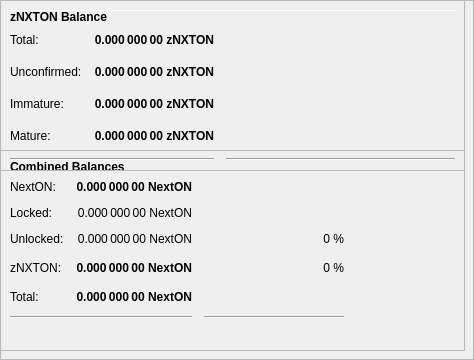
        <widget class="QFrame" name="frameObfuscation">
         <property name="minimumSize">
          <size>
           <width>0</width>
           <height>350</height>
          </size>
         </property>
         <property name="layoutDirection">
          <enum>Qt::LeftToRight</enum>
         </property>
         <property name="frameShape">
          <enum>QFrame::StyledPanel</enum>
         </property>
         <property name="frameShadow">
          <enum>QFrame::Raised</enum>
         </property>
         <widget class="QPushButton" name="runAutoDenom">
          <property name="geometry">
           <rect>
            <x>251</x>
            <y>17</y>
            <width>1</width>
            <height>1</height>
           </rect>
          </property>
          <property name="palette">
           <palette>
            <active>
             <colorrole role="WindowText">
              <brush brushstyle="SolidPattern">
               <color alpha="255">
                <red>0</red>
                <green>0</green>
                <blue>0</blue>
               </color>
              </brush>
             </colorrole>
             <colorrole role="Button">
              <brush brushstyle="SolidPattern">
               <color alpha="255">
                <red>239</red>
                <green>238</green>
                <blue>238</blue>
               </color>
              </brush>
             </colorrole>
             <colorrole role="Light">
              <brush brushstyle="SolidPattern">
               <color alpha="255">
                <red>255</red>
                <green>255</green>
                <blue>255</blue>
               </color>
              </brush>
             </colorrole>
             <colorrole role="Midlight">
              <brush brushstyle="SolidPattern">
               <color alpha="255">
                <red>247</red>
                <green>246</green>
                <blue>246</blue>
               </color>
              </brush>
             </colorrole>
             <colorrole role="Dark">
              <brush brushstyle="SolidPattern">
               <color alpha="255">
                <red>119</red>
                <green>119</green>
                <blue>119</blue>
               </color>
              </brush>
             </colorrole>
             <colorrole role="Mid">
              <brush brushstyle="SolidPattern">
               <color alpha="255">
                <red>159</red>
                <green>159</green>
                <blue>159</blue>
               </color>
              </brush>
             </colorrole>
             <colorrole role="Text">
              <brush brushstyle="SolidPattern">
               <color alpha="255">
                <red>0</red>
                <green>0</green>
                <blue>0</blue>
               </color>
              </brush>
             </colorrole>
             <colorrole role="BrightText">
              <brush brushstyle="SolidPattern">
               <color alpha="255">
                <red>255</red>
                <green>255</green>
                <blue>255</blue>
               </color>
              </brush>
             </colorrole>
             <colorrole role="ButtonText">
              <brush brushstyle="SolidPattern">
               <color alpha="255">
                <red>0</red>
                <green>0</green>
                <blue>0</blue>
               </color>
              </brush>
             </colorrole>
             <colorrole role="Base">
              <brush brushstyle="SolidPattern">
               <color alpha="255">
                <red>255</red>
                <green>255</green>
                <blue>255</blue>
               </color>
              </brush>
             </colorrole>
             <colorrole role="Window">
              <brush brushstyle="SolidPattern">
               <color alpha="255">
                <red>239</red>
                <green>238</green>
                <blue>238</blue>
               </color>
              </brush>
             </colorrole>
             <colorrole role="Shadow">
              <brush brushstyle="SolidPattern">
               <color alpha="255">
                <red>0</red>
                <green>0</green>
                <blue>0</blue>
               </color>
              </brush>
             </colorrole>
             <colorrole role="AlternateBase">
              <brush brushstyle="SolidPattern">
               <color alpha="255">
                <red>247</red>
                <green>246</green>
                <blue>246</blue>
               </color>
              </brush>
             </colorrole>
             <colorrole role="ToolTipBase">
              <brush brushstyle="SolidPattern">
               <color alpha="255">
                <red>255</red>
                <green>255</green>
                <blue>220</blue>
               </color>
              </brush>
             </colorrole>
             <colorrole role="ToolTipText">
              <brush brushstyle="SolidPattern">
               <color alpha="255">
                <red>0</red>
                <green>0</green>
                <blue>0</blue>
               </color>
              </brush>
             </colorrole>
            </active>
            <inactive>
             <colorrole role="WindowText">
              <brush brushstyle="SolidPattern">
               <color alpha="255">
                <red>0</red>
                <green>0</green>
                <blue>0</blue>
               </color>
              </brush>
             </colorrole>
             <colorrole role="Button">
              <brush brushstyle="SolidPattern">
               <color alpha="255">
                <red>239</red>
                <green>238</green>
                <blue>238</blue>
               </color>
              </brush>
             </colorrole>
             <colorrole role="Light">
              <brush brushstyle="SolidPattern">
               <color alpha="255">
                <red>255</red>
                <green>255</green>
                <blue>255</blue>
               </color>
              </brush>
             </colorrole>
             <colorrole role="Midlight">
              <brush brushstyle="SolidPattern">
               <color alpha="255">
                <red>247</red>
                <green>246</green>
                <blue>246</blue>
               </color>
              </brush>
             </colorrole>
             <colorrole role="Dark">
              <brush brushstyle="SolidPattern">
               <color alpha="255">
                <red>119</red>
                <green>119</green>
                <blue>119</blue>
               </color>
              </brush>
             </colorrole>
             <colorrole role="Mid">
              <brush brushstyle="SolidPattern">
               <color alpha="255">
                <red>159</red>
                <green>159</green>
                <blue>159</blue>
               </color>
              </brush>
             </colorrole>
             <colorrole role="Text">
              <brush brushstyle="SolidPattern">
               <color alpha="255">
                <red>0</red>
                <green>0</green>
                <blue>0</blue>
               </color>
              </brush>
             </colorrole>
             <colorrole role="BrightText">
              <brush brushstyle="SolidPattern">
               <color alpha="255">
                <red>255</red>
                <green>255</green>
                <blue>255</blue>
               </color>
              </brush>
             </colorrole>
             <colorrole role="ButtonText">
              <brush brushstyle="SolidPattern">
               <color alpha="255">
                <red>0</red>
                <green>0</green>
                <blue>0</blue>
               </color>
              </brush>
             </colorrole>
             <colorrole role="Base">
              <brush brushstyle="SolidPattern">
               <color alpha="255">
                <red>255</red>
                <green>255</green>
                <blue>255</blue>
               </color>
              </brush>
             </colorrole>
             <colorrole role="Window">
              <brush brushstyle="SolidPattern">
               <color alpha="255">
                <red>239</red>
                <green>238</green>
                <blue>238</blue>
               </color>
              </brush>
             </colorrole>
             <colorrole role="Shadow">
              <brush brushstyle="SolidPattern">
               <color alpha="255">
                <red>0</red>
                <green>0</green>
                <blue>0</blue>
               </color>
              </brush>
             </colorrole>
             <colorrole role="AlternateBase">
              <brush brushstyle="SolidPattern">
               <color alpha="255">
                <red>247</red>
                <green>246</green>
                <blue>246</blue>
               </color>
              </brush>
             </colorrole>
             <colorrole role="ToolTipBase">
              <brush brushstyle="SolidPattern">
               <color alpha="255">
                <red>255</red>
                <green>255</green>
                <blue>220</blue>
               </color>
              </brush>
             </colorrole>
             <colorrole role="ToolTipText">
              <brush brushstyle="SolidPattern">
               <color alpha="255">
                <red>0</red>
                <green>0</green>
                <blue>0</blue>
               </color>
              </brush>
             </colorrole>
            </inactive>
            <disabled>
             <colorrole role="WindowText">
              <brush brushstyle="SolidPattern">
               <color alpha="255">
                <red>119</red>
                <green>119</green>
                <blue>119</blue>
               </color>
              </brush>
             </colorrole>
             <colorrole role="Button">
              <brush brushstyle="SolidPattern">
               <color alpha="255">
                <red>239</red>
                <green>238</green>
                <blue>238</blue>
               </color>
              </brush>
             </colorrole>
             <colorrole role="Light">
              <brush brushstyle="SolidPattern">
               <color alpha="255">
                <red>255</red>
                <green>255</green>
                <blue>255</blue>
               </color>
              </brush>
             </colorrole>
             <colorrole role="Midlight">
              <brush brushstyle="SolidPattern">
               <color alpha="255">
                <red>247</red>
                <green>246</green>
                <blue>246</blue>
               </color>
              </brush>
             </colorrole>
             <colorrole role="Dark">
              <brush brushstyle="SolidPattern">
               <color alpha="255">
                <red>119</red>
                <green>119</green>
                <blue>119</blue>
               </color>
              </brush>
             </colorrole>
             <colorrole role="Mid">
              <brush brushstyle="SolidPattern">
               <color alpha="255">
                <red>159</red>
                <green>159</green>
                <blue>159</blue>
               </color>
              </brush>
             </colorrole>
             <colorrole role="Text">
              <brush brushstyle="SolidPattern">
               <color alpha="255">
                <red>119</red>
                <green>119</green>
                <blue>119</blue>
               </color>
              </brush>
             </colorrole>
             <colorrole role="BrightText">
              <brush brushstyle="SolidPattern">
               <color alpha="255">
                <red>255</red>
                <green>255</green>
                <blue>255</blue>
               </color>
              </brush>
             </colorrole>
             <colorrole role="ButtonText">
              <brush brushstyle="SolidPattern">
               <color alpha="255">
                <red>119</red>
                <green>119</green>
                <blue>119</blue>
               </color>
              </brush>
             </colorrole>
             <colorrole role="Base">
              <brush brushstyle="SolidPattern">
               <color alpha="255">
                <red>239</red>
                <green>238</green>
                <blue>238</blue>
               </color>
              </brush>
             </colorrole>
             <colorrole role="Window">
              <brush brushstyle="SolidPattern">
               <color alpha="255">
                <red>239</red>
                <green>238</green>
                <blue>238</blue>
               </color>
              </brush>
             </colorrole>
             <colorrole role="Shadow">
              <brush brushstyle="SolidPattern">
               <color alpha="255">
                <red>0</red>
                <green>0</green>
                <blue>0</blue>
               </color>
              </brush>
             </colorrole>
             <colorrole role="AlternateBase">
              <brush brushstyle="SolidPattern">
               <color alpha="255">
                <red>239</red>
                <green>238</green>
                <blue>238</blue>
               </color>
              </brush>
             </colorrole>
             <colorrole role="ToolTipBase">
              <brush brushstyle="SolidPattern">
               <color alpha="255">
                <red>255</red>
                <green>255</green>
                <blue>220</blue>
               </color>
              </brush>
             </colorrole>
             <colorrole role="ToolTipText">
              <brush brushstyle="SolidPattern">
               <color alpha="255">
                <red>0</red>
                <green>0</green>
                <blue>0</blue>
               </color>
              </brush>
             </colorrole>
            </disabled>
           </palette>
          </property>
          <property name="focusPolicy">
           <enum>Qt::NoFocus</enum>
          </property>
          <property name="autoFillBackground">
           <bool>true</bool>
          </property>
          <property name="text">
           <string/>
          </property>
          <property name="flat">
           <bool>true</bool>
          </property>
         </widget>
         <widget class="Line" name="line">
          <property name="geometry">
           <rect>
            <x>7</x>
            <y>10</y>
            <width>451</width>
            <height>1</height>
           </rect>
          </property>
          <property name="orientation">
           <enum>Qt::Horizontal</enum>
          </property>
         </widget>
         <widget class="QFrame" name="frame_3">
          <property name="geometry">
           <rect>
            <x>0</x>
            <y>150</y>
            <width>465</width>
            <height>201</height>
           </rect>
          </property>
          <property name="frameShape">
           <enum>QFrame::StyledPanel</enum>
          </property>
          <property name="frameShadow">
           <enum>QFrame::Raised</enum>
          </property>
          <layout class="QVBoxLayout" name="verticalLayout_5">
           <item>
            <layout class="QHBoxLayout" name="horizontalLayout_5" stretch="0">
             <item>
              <widget class="QLabel" name="label_5z">
               <property name="maximumSize">
                <size>
                 <width>16777215</width>
                 <height>20</height>
                </size>
               </property>
               <property name="font">
                <font>
                 <weight>75</weight>
                 <bold>true</bold>
                </font>
               </property>
               <property name="toolTip">
                <string>Combined Balances (including unconfirmed and immature coins)</string>
               </property>
               <property name="text">
                <string>&lt;html&gt;&lt;head/&gt;&lt;body&gt;&lt;p&gt;Combined Balances&lt;/p&gt;&lt;/body&gt;&lt;/html&gt;</string>
               </property>
              </widget>
             </item>
            </layout>
           </item>
           <item>
            <layout class="QGridLayout" name="gridLayout_3">
             <property name="spacing">
              <number>12</number>
             </property>
             <item row="7" column="0" colspan="2">
              <widget class="Line" name="lineSpendableBalance_3">
               <property name="orientation">
                <enum>Qt::Horizontal</enum>
               </property>
              </widget>
             </item>
             <item row="7" column="2">
              <widget class="Line" name="lineWatchBalance_3">
               <property name="sizePolicy">
                <sizepolicy hsizetype="Preferred" vsizetype="Fixed">
                 <horstretch>0</horstretch>
                 <verstretch>0</verstretch>
                </sizepolicy>
               </property>
               <property name="minimumSize">
                <size>
                 <width>140</width>
                 <height>0</height>
                </size>
               </property>
               <property name="orientation">
                <enum>Qt::Horizontal</enum>
               </property>
              </widget>
             </item>
             <item row="4" column="1">
              <widget class="QLabel" name="labelzBalancez">
               <property name="font">
                <font>
                 <weight>75</weight>
                 <bold>true</bold>
                </font>
               </property>
               <property name="cursor">
                <cursorShape>IBeamCursor</cursorShape>
               </property>
               <property name="toolTip">
                <string>Total of transactions that have yet to be confirmed, and do not yet count toward the spendable balance</string>
               </property>
               <property name="text">
                <string notr="true">0.000 000 00 NextON</string>
               </property>
               <property name="alignment">
                <set>Qt::AlignRight|Qt::AlignTrailing|Qt::AlignVCenter</set>
               </property>
               <property name="textInteractionFlags">
                <set>Qt::LinksAccessibleByMouse|Qt::TextSelectableByKeyboard|Qt::TextSelectableByMouse</set>
               </property>
              </widget>
             </item>
             <item row="6" column="1">
              <widget class="QLabel" name="labelTotalz">
               <property name="font">
                <font>
                 <weight>75</weight>
                 <bold>true</bold>
                </font>
               </property>
               <property name="cursor">
                <cursorShape>IBeamCursor</cursorShape>
               </property>
               <property name="toolTip">
                <string>Total Balance, including unconfirmed and immature coins.</string>
               </property>
               <property name="text">
                <string notr="true">0.000 000 00 NextON</string>
               </property>
               <property name="alignment">
                <set>Qt::AlignRight|Qt::AlignTrailing|Qt::AlignVCenter</set>
               </property>
               <property name="textInteractionFlags">
                <set>Qt::LinksAccessibleByMouse|Qt::TextSelectableByKeyboard|Qt::TextSelectableByMouse</set>
               </property>
              </widget>
             </item>
             <item row="4" column="3">
              <spacer name="horizontalSpacer_6">
               <property name="orientation">
                <enum>Qt::Horizontal</enum>
               </property>
               <property name="sizeHint" stdset="0">
                <size>
                 <width>40</width>
                 <height>20</height>
                </size>
               </property>
              </spacer>
             </item>
             <item row="6" column="0">
              <widget class="QLabel" name="labelTotalTextz">
               <property name="text">
                <string>Total:</string>
               </property>
              </widget>
             </item>
             <item row="1" column="0">
              <widget class="QLabel" name="labelBalanceTextz">
               <property name="text">
                <string>NextON:</string>
               </property>
              </widget>
             </item>
             <item row="1" column="1">
              <widget class="QLabel" name="labelBalancez">
               <property name="font">
                <font>
                 <weight>75</weight>
                 <bold>true</bold>
                </font>
               </property>
               <property name="cursor">
                <cursorShape>IBeamCursor</cursorShape>
               </property>
               <property name="toolTip">
                <string>Your current spendable balance</string>
               </property>
               <property name="text">
                <string notr="true">0.000 000 00 NextON</string>
               </property>
               <property name="alignment">
                <set>Qt::AlignRight|Qt::AlignTrailing|Qt::AlignVCenter</set>
               </property>
               <property name="textInteractionFlags">
                <set>Qt::LinksAccessibleByMouse|Qt::TextSelectableByKeyboard|Qt::TextSelectableByMouse</set>
               </property>
              </widget>
             </item>
             <item row="4" column="0">
              <widget class="QLabel" name="labelzBalanceTextz">
               <property name="toolTip">
                <string/>
               </property>
               <property name="text">
                <string>zNXTON:</string>
               </property>
              </widget>
             </item>
             <item row="4" column="2">
              <widget class="QLabel" name="labelzNXTONPercent">
               <property name="toolTip">
                <string>Current percentage of zNXTON.
If AutoMint is enabled this percentage will settle around the configured AutoMint percentage (default = 10%)</string>
               </property>
               <property name="text">
                <string>0 %</string>
               </property>
               <property name="alignment">
                <set>Qt::AlignRight|Qt::AlignTrailing|Qt::AlignVCenter</set>
               </property>
              </widget>
             </item>
             <item row="6" column="2">
              <widget class="QLabel" name="label100Percent">
               <property name="text">
                <string/>
               </property>
               <property name="alignment">
                <set>Qt::AlignRight|Qt::AlignTrailing|Qt::AlignVCenter</set>
               </property>
              </widget>
             </item>
             <item row="2" column="1">
              <widget class="QLabel" name="labelLockedBalance">
               <property name="toolTip">
                <string>Locked NextON or Masternode collaterals. These are excluded from zNXTON minting.</string>
               </property>
               <property name="text">
                <string>0.000 000 00 NextON</string>
               </property>
               <property name="alignment">
                <set>Qt::AlignRight|Qt::AlignTrailing|Qt::AlignVCenter</set>
               </property>
              </widget>
             </item>
             <item row="2" column="0">
              <widget class="QLabel" name="labelLockedBalanceText">
               <property name="toolTip">
                <string>Locked NextON or Masternode collaterals. These are excluded from zNXTON minting.</string>
               </property>
               <property name="text">
                <string>Locked:</string>
               </property>
              </widget>
             </item>
             <item row="3" column="0">
              <widget class="QLabel" name="labelUnLockedBalanceText">
               <property name="toolTip">
                <string>Unlocked NextONs. These can be used for zNXTON minting.</string>
               </property>
               <property name="text">
                <string>Unlocked:</string>
               </property>
              </widget>
             </item>
             <item row="3" column="1">
              <widget class="QLabel" name="labelUnLockedBalance">
               <property name="toolTip">
                <string>Unlocked NextONs. These can be used for zNXTON minting.</string>
               </property>
               <property name="text">
                <string>0.000 000 00 NextON</string>
               </property>
               <property name="alignment">
                <set>Qt::AlignRight|Qt::AlignTrailing|Qt::AlignVCenter</set>
               </property>
              </widget>
             </item>
             <item row="3" column="2">
              <widget class="QLabel" name="labelNXTONPercent">
               <property name="text">
                <string>0 %</string>
               </property>
               <property name="alignment">
                <set>Qt::AlignRight|Qt::AlignTrailing|Qt::AlignVCenter</set>
               </property>
              </widget>
             </item>
            </layout>
           </item>
           <item>
            <spacer name="verticalSpacer">
             <property name="orientation">
              <enum>Qt::Vertical</enum>
             </property>
             <property name="sizeHint" stdset="0">
              <size>
               <width>20</width>
               <height>40</height>
              </size>
             </property>
            </spacer>
           </item>
          </layout>
         </widget>
         <widget class="QFrame" name="frame_4">
          <property name="geometry">
           <rect>
            <x>0</x>
            <y>0</y>
            <width>465</width>
            <height>171</height>
           </rect>
          </property>
          <property name="frameShape">
           <enum>QFrame::StyledPanel</enum>
          </property>
          <property name="frameShadow">
           <enum>QFrame::Raised</enum>
          </property>
          <layout class="QVBoxLayout" name="verticalLayout_7">
           <item>
            <layout class="QHBoxLayout" name="horizontalLayout_8" stretch="0">
             <item>
              <widget class="QLabel" name="label_5z_3">
               <property name="maximumSize">
                <size>
                 <width>16777215</width>
                 <height>20</height>
                </size>
               </property>
               <property name="font">
                <font>
                 <weight>75</weight>
                 <bold>true</bold>
                </font>
               </property>
               <property name="text">
                <string>zNXTON Balance</string>
               </property>
              </widget>
             </item>
            </layout>
           </item>
           <item>
            <layout class="QGridLayout" name="gridLayout_5">
             <property name="spacing">
              <number>12</number>
             </property>
             <item row="4" column="0">
              <widget class="QLabel" name="labelzBalanceMatureText">
               <property name="toolTip">
                <string>Mature: more than 20 confirmation and more than 1 mints of the same denomination after it was minted.
These zNXTON are spendable.</string>
               </property>
               <property name="text">
                <string>Mature:</string>
               </property>
              </widget>
             </item>
             <item row="5" column="0" colspan="2">
              <widget class="Line" name="lineSpendableBalance_5">
               <property name="orientation">
                <enum>Qt::Horizontal</enum>
               </property>
              </widget>
             </item>
             <item row="1" column="1">
              <widget class="QLabel" name="labelzBalance">
               <property name="font">
                <font>
                 <weight>75</weight>
                 <bold>true</bold>
                </font>
               </property>
               <property name="cursor">
                <cursorShape>IBeamCursor</cursorShape>
               </property>
               <property name="toolTip">
                <string>All available zNXTON, unconfirmed and immature zNXTON included.</string>
               </property>
               <property name="text">
                <string notr="true">0.000 000 00 zNXTON</string>
               </property>
               <property name="alignment">
                <set>Qt::AlignRight|Qt::AlignTrailing|Qt::AlignVCenter</set>
               </property>
               <property name="textInteractionFlags">
                <set>Qt::LinksAccessibleByMouse|Qt::TextSelectableByKeyboard|Qt::TextSelectableByMouse</set>
               </property>
              </widget>
             </item>
             <item row="5" column="2">
              <widget class="Line" name="lineWatchBalance_5">
               <property name="sizePolicy">
                <sizepolicy hsizetype="Preferred" vsizetype="Fixed">
                 <horstretch>0</horstretch>
                 <verstretch>0</verstretch>
                </sizepolicy>
               </property>
               <property name="minimumSize">
                <size>
                 <width>140</width>
                 <height>0</height>
                </size>
               </property>
               <property name="orientation">
                <enum>Qt::Horizontal</enum>
               </property>
              </widget>
             </item>
             <item row="1" column="0">
              <widget class="QLabel" name="labelzBalanceText">
               <property name="toolTip">
                <string>All available zNXTON, unconfirmed and immature zNXTON included.</string>
               </property>
               <property name="text">
                <string>Total:</string>
               </property>
              </widget>
             </item>
             <item row="1" column="2">
              <spacer name="horizontalSpacer_8">
               <property name="orientation">
                <enum>Qt::Horizontal</enum>
               </property>
               <property name="sizeHint" stdset="0">
                <size>
                 <width>40</width>
                 <height>20</height>
                </size>
               </property>
              </spacer>
             </item>
             <item row="4" column="2">
              <spacer name="horizontalSpacer_4">
               <property name="orientation">
                <enum>Qt::Horizontal</enum>
               </property>
               <property name="sizeHint" stdset="0">
                <size>
                 <width>40</width>
                 <height>20</height>
                </size>
               </property>
              </spacer>
             </item>
             <item row="4" column="1">
              <widget class="QLabel" name="labelzBalanceMature">
               <property name="font">
                <font>
                 <weight>75</weight>
                 <bold>true</bold>
                </font>
               </property>
               <property name="toolTip">
                <string>Mature: more than 20 confirmation and more than 1 mints of the same denomination after it was minted.
These zNXTON are spendable.</string>
               </property>
               <property name="text">
                <string>0.000 000 00 zNXTON</string>
               </property>
               <property name="alignment">
                <set>Qt::AlignRight|Qt::AlignTrailing|Qt::AlignVCenter</set>
               </property>
              </widget>
             </item>
             <item row="2" column="0">
              <widget class="QLabel" name="labelzBalanceUnconfirmedText">
               <property name="toolTip">
                <string>Unconfirmed: less than 20 confirmations
Immature: confirmed, but less than 1 mints of the same denomination after it was minted</string>
               </property>
               <property name="text">
                <string>Unconfirmed:</string>
               </property>
              </widget>
             </item>
             <item row="2" column="1">
              <widget class="QLabel" name="labelzBalanceUnconfirmed">
               <property name="font">
                <font>
                 <weight>75</weight>
                 <bold>true</bold>
                </font>
               </property>
               <property name="toolTip">
                <string>Unconfirmed: less than 20 confirmations
Immature: confirmed, but less than 1 mints of the same denomination after it was minted</string>
               </property>
               <property name="text">
                <string>0.000 000 00 zNXTON</string>
               </property>
               <property name="alignment">
                <set>Qt::AlignRight|Qt::AlignTrailing|Qt::AlignVCenter</set>
               </property>
              </widget>
             </item>
             <item row="2" column="2">
              <spacer name="horizontalSpacer_5">
               <property name="orientation">
                <enum>Qt::Horizontal</enum>
               </property>
               <property name="sizeHint" stdset="0">
                <size>
                 <width>40</width>
                 <height>20</height>
                </size>
               </property>
              </spacer>
             </item>
             <item row="3" column="0">
              <widget class="QLabel" name="labelzBalanceImmatureText">
               <property name="toolTip">
                <string>Unconfirmed: less than 20 confirmations
Immature: confirmed, but less than 1 mints of the same denomination after it was minted</string>
               </property>
               <property name="text">
                <string>Immature:</string>
               </property>
              </widget>
             </item>
             <item row="3" column="1">
              <widget class="QLabel" name="labelzBalanceImmature">
               <property name="font">
                <font>
                 <weight>75</weight>
                 <bold>true</bold>
                </font>
               </property>
               <property name="toolTip">
                <string>Unconfirmed: less than 20 confirmations
Immature: confirmed, but less than 1 mints of the same denomination after it was minted</string>
               </property>
               <property name="text">
                <string>0.000 000 00 zNXTON</string>
               </property>
               <property name="alignment">
                <set>Qt::AlignRight|Qt::AlignTrailing|Qt::AlignVCenter</set>
               </property>
              </widget>
             </item>
             <item row="3" column="2">
              <spacer name="horizontalSpacer_7">
               <property name="orientation">
                <enum>Qt::Horizontal</enum>
               </property>
               <property name="sizeHint" stdset="0">
                <size>
                 <width>40</width>
                 <height>20</height>
                </size>
               </property>
              </spacer>
             </item>
            </layout>
           </item>
          </layout>
         </widget>
        </widget>
